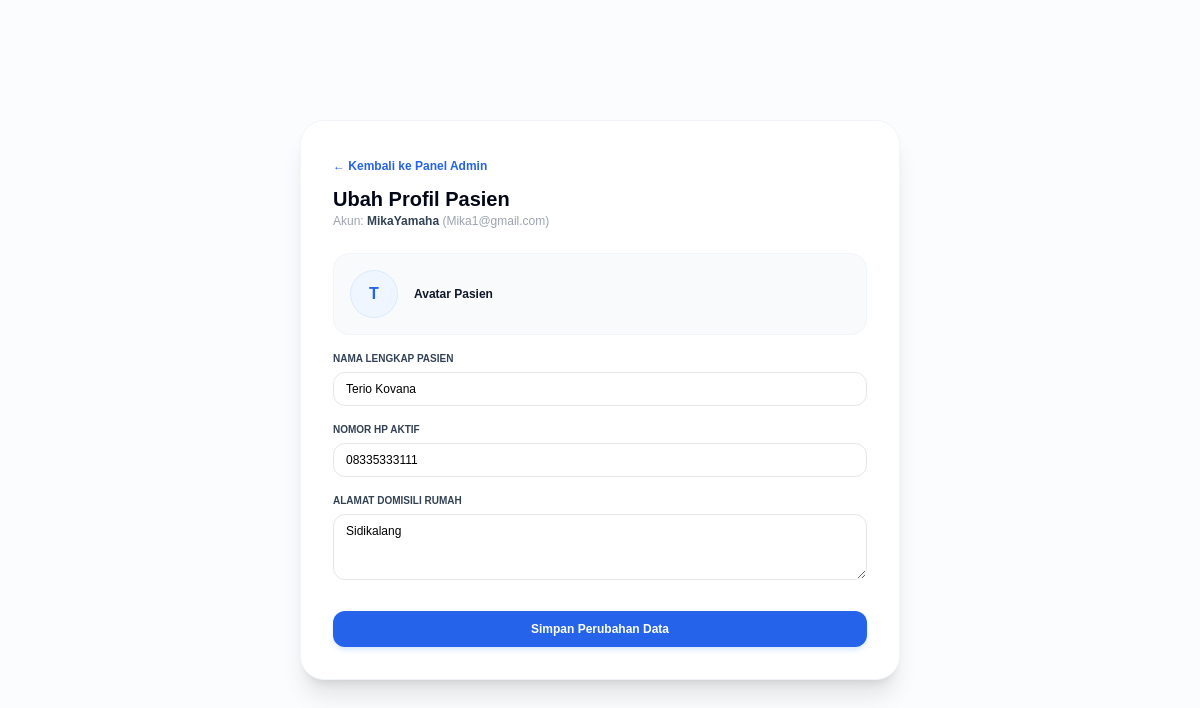
/edit.php?id=8 (signed in), run on the app's committed database.
### tables this page shows
CREATE TABLE `pasien` (
  `id_pasien` int(11) NOT NULL,
  `id_user` int(11) NOT NULL,
  `nama_lengkap` varchar(100) NOT NULL,
  `nomor_hp` varchar(20) NOT NULL,
  `alamat` text DEFAULT NULL,
  `foto` varchar(255) DEFAULT NULL
);

CREATE TABLE `user` (
  `id_user` int(11) NOT NULL,
  `username` varchar(50) NOT NULL,
  `email` varchar(100) NOT NULL,
  `sandi` varchar(255) NOT NULL,
  `role` enum('admin','pasien') DEFAULT 'pasien'
);

### edit.php (the view, shortened to what this page needs)
<?php
require_once 'functions.php';
$id_pasien = (int)$_GET['id'];
$query_fetch = "SELECT pasien.*, user.username, user.email
                FROM pasien
                INNER JOIN user ON pasien.id_user = user.id_user
                WHERE pasien.id_pasien = ?";
$stmt_fetch  = mysqli_prepare($koneksi, $query_fetch);
mysqli_stmt_bind_param($stmt_fetch, "i", $id_pasien);
mysqli_stmt_execute($stmt_fetch);
$result_fetch = mysqli_stmt_get_result($stmt_fetch);
$data_lama = mysqli_fetch_assoc($result_fetch);
?>
<!DOCTYPE html>
<html lang="id">
<head>
    <link rel="stylesheet" href="https://rsms.me/inter/inter.css" />
    <script src="https://cdn.tailwindcss.com"></script>
</head>
<body class="min-h-screen flex items-center justify-center p-6 bg-slate-50/60">
    <div class="w-full max-w-[600px] p-8 bg-white border border-slate-100 rounded-[24px] shadow-xl">
        <div class="mb-6">
            <a href="admin_dashboard.php" class="text-xs font-bold text-blue-600 hover:underline">← Kembali ke Panel Admin</a>
            <h1 class="text-xl font-black text-slate-950 mt-2">Ubah Profil Pasien</h1>
            <p class="text-xs text-gray-400">Akun: <span class="font-bold text-slate-700"><?= htmlspecialchars($data_lama['username']) ?></span> (<?= htmlspecialchars($data_lama['email']) ?>)</p>
        </div>
        <form action="" method="POST" class="flex flex-col gap-y-4">
            <div class="flex items-center gap-x-4 p-4 bg-slate-50 border border-slate-100 rounded-2xl">
                <div class="flex items-center justify-center w-12 h-12 font-black text-blue-600 bg-blue-50 border border-blue-100 rounded-full text-base uppercase shrink-0">
                    <?= substr($data_lama['nama_lengkap'], 0, 1) ?>
                </div>
                <div>
                    <h3 class="text-xs font-bold text-slate-900">Avatar Pasien</h3>
                </div>
            </div>
            <div>
                <label class="block mb-1.5 text-[10px] font-bold text-slate-700 uppercase">Nama Lengkap Pasien</label>
                <input type="text" name="nama_lengkap" value="<?= htmlspecialchars($data_lama['nama_lengkap']) ?>" required class="w-full px-3 py-2 border border-gray-200 rounded-xl text-xs focus:outline-none focus:border-blue-500">
            </div>
            <div>
                <label class="block mb-1.5 text-[10px] font-bold text-slate-700 uppercase">Nomor HP Aktif</label>
                <input type="text" name="nomor_hp" value="<?= htmlspecialchars($data_lama['nomor_hp']) ?>" class="w-full px-3 py-2 border border-gray-200 rounded-xl text-xs focus:outline-none focus:border-blue-500">
            </div>
            <div>
                <label class="block mb-1.5 text-[10px] font-bold text-slate-700 uppercase">Alamat Domisili Rumah</label>
                <textarea name="alamat" rows="3" class="w-full px-3 py-2 border border-gray-200 rounded-xl text-xs focus:outline-none focus:border-blue-500"><?= htmlspecialchars($data_lama['alamat']) ?></textarea>
            </div>
            <div class="mt-2">
                <button type="submit" name="update" class="w-full cursor-pointer py-2.5 bg-blue-600 border-0 rounded-xl text-xs font-bold text-white shadow-md shadow-blue-100 hover:bg-blue-700 transition-all active:scale-98">Simpan Perubahan Data</button>
            </div>
        </form>
    </div>
</body>
</html>

### data on the page
pasien: id_user.username "MikaYamaha", id_user.email "Mika1@gmail.com", nama_lengkap "T", nama_lengkap "Terio Kovana", nomor_hp "08335333111", alamat "Sidikalang"
